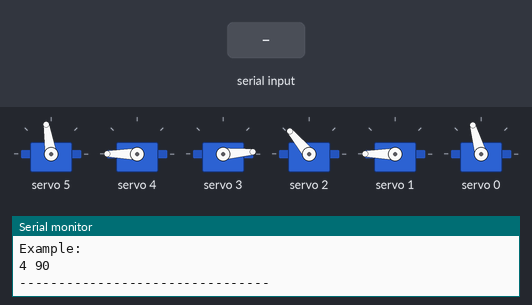
The sketch below on a simulated Arduino Uno, built with avr-gcc and run on an emulated ATmega328P. On the bench: 6 × servo, the last lines printed to the serial monitor. Inputs (shaded band) come from the test bench.

Above: at 7.7 s.
7.8 s: "5\n" received over Serial
At 9.25 s:
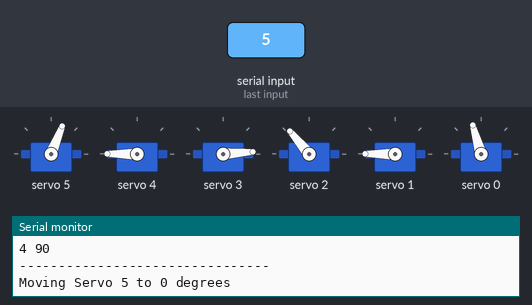
At 10.6 s:
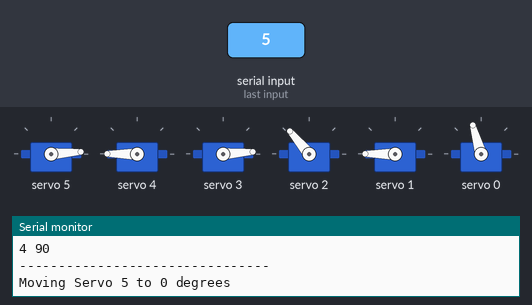
10.8 s: "1,90,45\n" received over Serial
At 13.5 s:
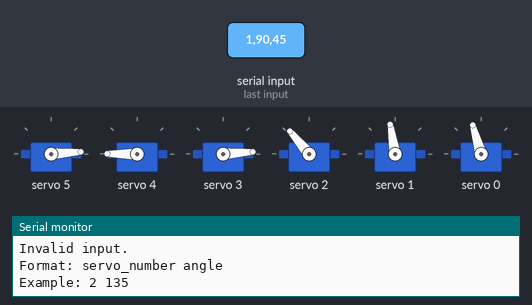
Timing chart, 0 to 15.0 s (numbered marks = the images above; inputs shaded):
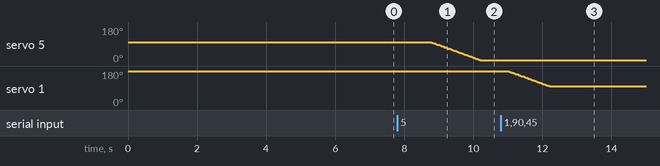

The sketch:

init_servo.ino
```cpp
#include <Wire.h>
#include <Adafruit_PWMServoDriver.h>

Adafruit_PWMServoDriver pwm = Adafruit_PWMServoDriver(0x40);

#define SERVOMIN 120
#define SERVOMAX 520

const int NUM_SERVOS = 6;

// Current angle of each servo
int currentAngle[NUM_SERVOS] = {
  97,   // Servo 0
  180,  // Servo 1
  120,  // Servo 2
  0,    // Servo 3
  180,  // Servo 4
  90    // Servo 5
};

int angleToPulse(int angle)
{
  return map(angle, 0, 180, SERVOMIN, SERVOMAX);
}

// Smooth movement
void moveServoSmooth(int servo, int targetAngle)
{
  targetAngle = constrain(targetAngle, 0, 180);

  int step = (targetAngle > currentAngle[servo]) ? 1 : -1;

  while (currentAngle[servo] != targetAngle)
  {
    currentAngle[servo] += step;
    pwm.setPWM(servo, 0, angleToPulse(currentAngle[servo]));
    delay(15);     // Increase for slower movement (20-30 ms)
  }
}

void setup()
{
  Serial.begin(9600);

  pwm.begin();
  pwm.setPWMFreq(50);
  delay(500);

  // Move all servos to home position
  for (int i = NUM_SERVOS-1; i >= 0; i--)
  {
    pwm.setPWM(i, 0, angleToPulse(currentAngle[i]));
    delay(1000);
  }

  Serial.println("--------------------------------");
  Serial.println("Servo Controller Ready");
  Serial.println("Enter:");
  Serial.println("servo_number angle");
  Serial.println("Example:");
  Serial.println("4 90");
  Serial.println("--------------------------------");
}

void loop()
{
  if (Serial.available())
  {
    int servo = Serial.parseInt();
    int angle = Serial.parseInt();

    while (Serial.available())
      Serial.read();

    if (servo >= 0 && servo < NUM_SERVOS &&
        angle >= 0 && angle <= 180)
    {
      Serial.print("Moving Servo ");
      Serial.print(servo);
      Serial.print(" to ");
      Serial.print(angle);
      Serial.println(" degrees");

      moveServoSmooth(servo, angle);
    }
    else
    {
      Serial.println("Invalid input.");
      Serial.println("Format: servo_number angle");
      Serial.println("Example: 2 135");
    }
  }
}
```

Measured:
- after the input at 7.8 s, servo 5: moves from 99° to 4° over 1.4 s, starting after 1.0 s
- after the input at 10.8 s, servo 1: moves from 180° to 99° over 1.2 s, starting after 0.21 s
